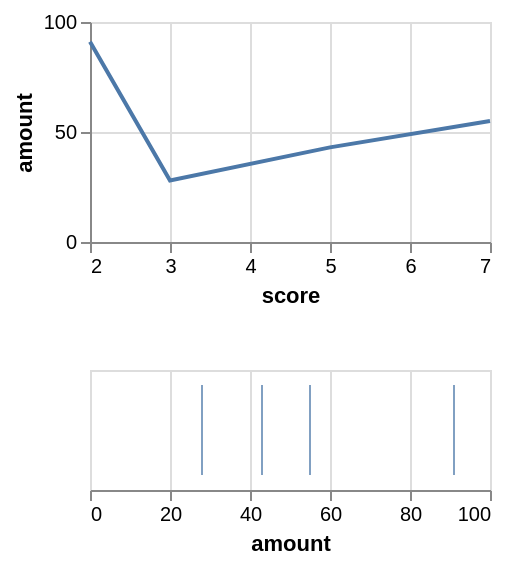

Specify this chart in Vega-Lite:
### Vega-Lite specification from a JSON file in a GitHub repository (floating-point values rounded to 4 significant figures)
{"$schema": "https://vega.github.io/schema/vega-lite/v5.json", "description": "A column of plots of unequal height, the lower one measuring only one axis.", "data": {"values": [{"category": "Alpha", "amount": 28, "score": 3}, {"category": "Beta", "amount": 55, "score": 7}, {"category": "Gamma", "amount": 43, "score": 5}, {"category": "Delta", "amount": 91, "score": 2}]}, "spacing": 30, "vconcat": [{"width": 200, "height": 110, "mark": "line", "encoding": {"x": {"field": "score", "type": "quantitative"}, "y": {"field": "amount", "type": "quantitative"}}}, {"width": 200, "height": 60, "mark": "tick", "encoding": {"x": {"field": "amount", "type": "quantitative"}}}]}
